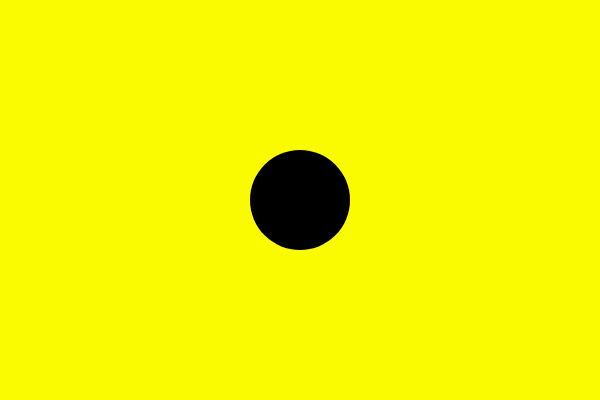
Frame 1 (no input)
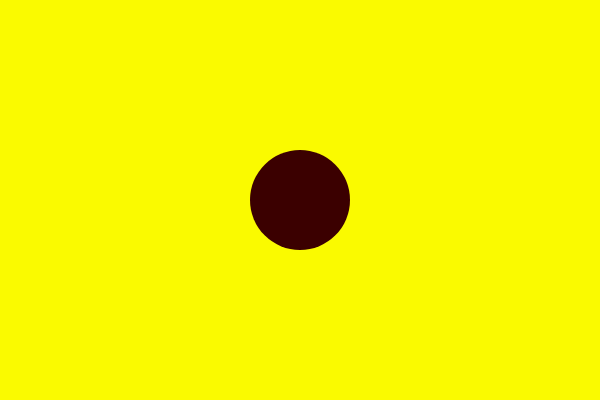
Frame 60 (no input)
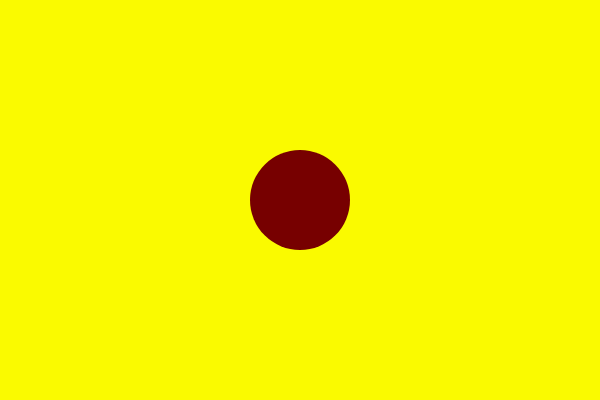
Frame 120 (the mouse pressed at the canvas centre since frame 60)

The p5.js sketch that drew these frames (run headless with seeded random() and noise() and a simulated clock; from frame 60 on, the mouse is pressed at the canvas centre):

// p5.js sketch
// ── sketch.js
// Example 2-14: animate color

var r = 0;

function setup() {
  createCanvas(600, 400);
  noStroke();
}

function draw() {
  background(250, 250, 0);
  fill(r, 0, 0);
  ellipse(width/2, height/2, 100, 100);

  // Increment variable r
  r++;
}
